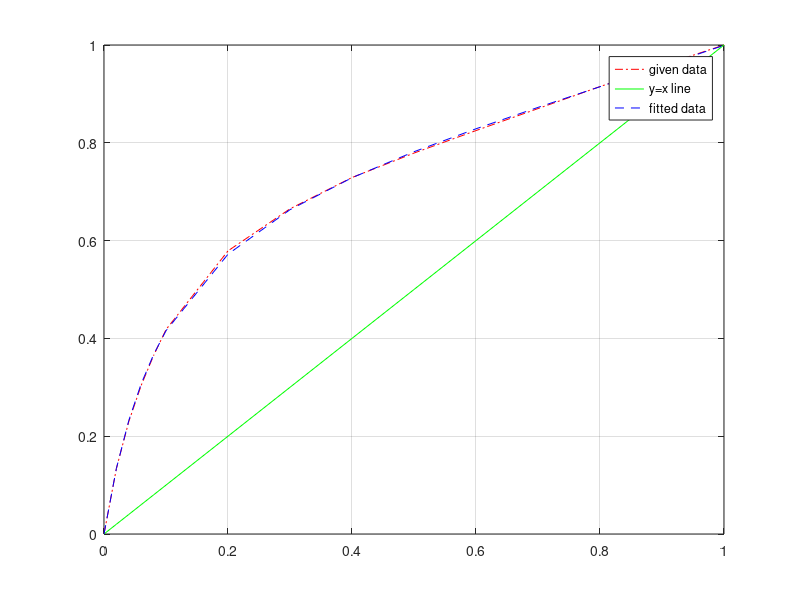

Here is the MATLAB script that generated this plot: (Note: this script raises an error after producing the figure.)
clear all;
clc;
%% part i
x = [0 0.02 0.04 0.06 0.08 0.10 0.20 0.30 0.40 0.50 0.60 0.70 0.80 0.90 0.95 1.0];
y = [0 0.134 0.23 0.304 0.365 0.418 0.579 0.665 0.729 0.779 0.825 0.87 0.915 0.958 0.979 1];
func = @(variables,xdata) variables(1).*xdata./(1+variables(2).*xdata+variables(3).*xdata.^2);
initial_guess = [1,1,1];
variables = lsqcurvefit(func,initial_guess,x,y);
figure(1);
plot(x,y,'r-.');
hold on;
plot(x,x,'g');
grid on;
plot(x,func(variables,x),'b--');
legend('given data','y=x line','fitted data',Location='best');
func_eqm = @(x) variables(1).*x./(1+variables(2).*x+variables(3).*x.^2);
%% part iii
syms D W
F = 500;
S = 50;
eqns = [F == D+W+S;0.45*F == 0.97*D+0.02*W+0.7*S];
D_and_W = solve(eqns,[D W]);
%% part iv-viii
figure(2);
p1 = plot(x,x,'cyan','linewidth',1.1);
hold on;
grid on;
x_eqm = linspace(0,1,100);
func1 = @(xdata) variables(1).*xdata./(1+variables(2).*xdata+variables(3).*xdata.^2);
p2 = plot(x_eqm,func1(x_eqm),'g','linewidth',1.1);
xd = 0.97;
xw = 0.02;
xf = 0.45;
xs = 0.70;
q = 0.8;
scatter(xd,xd,'black','o','filled');
scatter(xw,xw,'black','o','filled');
scatter(xs,xs,'black','o','filled');
scatter(xf,xf,'black','o','filled');
func2 = @(x) xf+(x-xf).*(q/(q-1));
x_feed = [xf,xf-0.1];
y_feed = func2(x_feed);
p3 = plot(x_feed,y_feed);
x_side = [xs,xs];
y_side = [xs,xs+0.25];
p7 = plot(x_side,y_side);
pinch_point = func(variables,x(12));
scatter(x(12),pinch_point,'black','o','filled');
pp_slope = (pinch_point-xd)/(xs-xd);
R_min = pp_slope/(1-pp_slope);
R_actual = 2.5*R_min;
slope_actual = R_actual/(1+R_actual);
start_point = xd/(1+R_actual);
%% section-1
L = vpa(D_and_W.D*R_actual);
V = vpa((R_actual+1)*D_and_W.D);
%% section-2
L_sec2 = L-S;
V_sec2 = V;
slope_sideline = L_sec2/V_sec2;
intersection_X1 = xs;
intersection_Y1 = xd+slope_actual*(intersection_X1-xd);
op_line_RS_x = [intersection_X1 xd];
op_line_RS_y = [intersection_Y1 xd];
p5 = plot(op_line_RS_x,op_line_RS_y,'magenta');
dottedX = [0 intersection_X1];
func_RS = @(x) R_actual*x/(R_actual+1)+xd/(R_actual+1);
dottedY = [start_point func_RS(dottedX(2))];
plot(dottedX,dottedY,'m--');
func_1 = @(x) (x-intersection_X1)*slope_sideline+intersection_Y1;
op_sideline_x = [xs-0.31 xs];
op_sideline_y = [func_1(op_sideline_x(1)) func_1(op_sideline_x(2))];
p4 = plot(op_sideline_x,op_sideline_y,'black');
%% section-3
L_bar = 0.8*F+L_sec2;
V_bar = V_sec2+0.2*F;
syms x2
eqn = (x2-intersection_X1)*slope_sideline+intersection_Y1 == xf+(x2-xf).*(q/(q-1));
intersection_X2 = solve(eqn,x2);
intersection_Y2 = func2(intersection_X2);
op_line_SS_x = [xw intersection_X2];
op_line_SS_y = [xw intersection_Y2];
p6 = plot(op_line_SS_x,op_line_SS_y,'red');
func3 = @(x) (L_bar/vpa(L_bar-D_and_W.W)).*x - vpa(D_and_W.W/(L_bar-D_and_W.W)).*xw;
dotted2x = [intersection_X2, xw+0.55];
dotted2y = func3(dotted2x);
plot(dotted2x,dotted2y,'red--');
dotted3x = [0, intersection_X2];
dotted3y = func_1(dotted3x);
plot(dotted3x,dotted3y,'black--');
slope_SS = (op_line_SS_y(2)-op_line_SS_y(1))/(op_line_SS_x(2)-op_line_SS_x(1));
%% part ix (McCabe-Thiele Construction)
% till intersection_X1
nt = -1;
Y = xd;
X = xd;
func3 = @(x) (L_bar/vpa(L_bar-D_and_W.W)).*x - vpa(D_and_W.W/(L_bar-D_and_W.W)).*xw;
while X>=intersection_X1
    Xold = X;
    Yold = Y;
    func4 = @(X) Yold-((variables(1)*X)/(1+variables(2)*X+variables(3)*X^2));
    X = fsolve(func4,0.9);
    Y = Yold + (X-Xold)*slope_actual;
    nt = nt+1;
    line([Xold X],[Yold Yold],'color','#A0F','linewidth',1.1);
    line([X X],[Yold Y],'color','#A0F','linewidth',1.1);
end
% till intersection_X2
while X>=intersection_X2
    Xold = X;
    Yold = Y;
    syms X
    func4 = ((variables(1)*X)/(1+variables(2)*X+variables(3)*X^2)) == Y;
    X = vpasolve(func4,X,[0 0.7]);
    Y = Yold + (X-Xold)*slope_sideline;
    nt = nt+1;
    line([Xold X],[Yold Yold],'color','#A0F','linewidth',1.1);
    line([X X],[Yold Y],'color','#A0F','linewidth',1.1);
end
line([X X],[Yold func3(X)],'color','#A0F','linewidth',1.1);
Y = func3(X);
% till xw
while X>=xw
    Xold = X;
    Yold = Y;
    syms X;
    func4 = ((variables(1)*X)/(1+variables(2)*X+variables(3)*X^2)) == Y;
    X = (vpasolve(func4,X,[0 0.26]));

    Y = Yold + (X-Xold)*slope_SS;
    nt = nt+1;
    line([Xold X],[Yold Yold],'color','#A0F','linewidth',1.1);
    if X>=0 && Y>=xw
        line([X X],[Yold Y],'color','#A0F','linewidth',1.1);
    else
        line([X X],[Yold 0.005],'color','#A0F','linewidth',1.1);
    end
end
%% calculations for ideal number of trays
nt = round((nt+(Yold-xw)/(Yold-Y)),4)
%% by observation:
% number of ideal stages = 9.8147 trays
% feed introduced in 7th tray
% sideline removed from 4th tray
%% plotting codes
scatter(intersection_X1,intersection_Y1,'black','o','filled');
scatter(intersection_X2,intersection_Y2,'black','o','filled');
line([xd xd],[0 xd],'linestyle','-.','color','black');
line([xw xw],[0 xw],'linestyle','-.','color','black');
line([xf xf],[0 xf],'linestyle','-.','color','black');
line([xs xs],[0 xs],'linestyle','-.','color','black');
line([intersection_X2 intersection_X2],[0 intersection_Y2],'linestyle','-.','color','black');
text(xw+0.015,0.02,'boiler fraction',Rotation=0);
text(xf+0.015,0.02,'feed fraction',Rotation=90);
text(xd-0.045,0.02,'distillate fraction',Rotation=90);
text(xs+0.035,0.02,'sideline removal',Rotation=90);
text(intersection_X2-0.025,0.02,'feed introduction',Rotation=90);
legend([p1 p2 p3 p4 p5 p6 p7],{'y=x line','fitted data','feed line','section 2','op. line RS','op. line SS','sideline'},Location='northwest');

